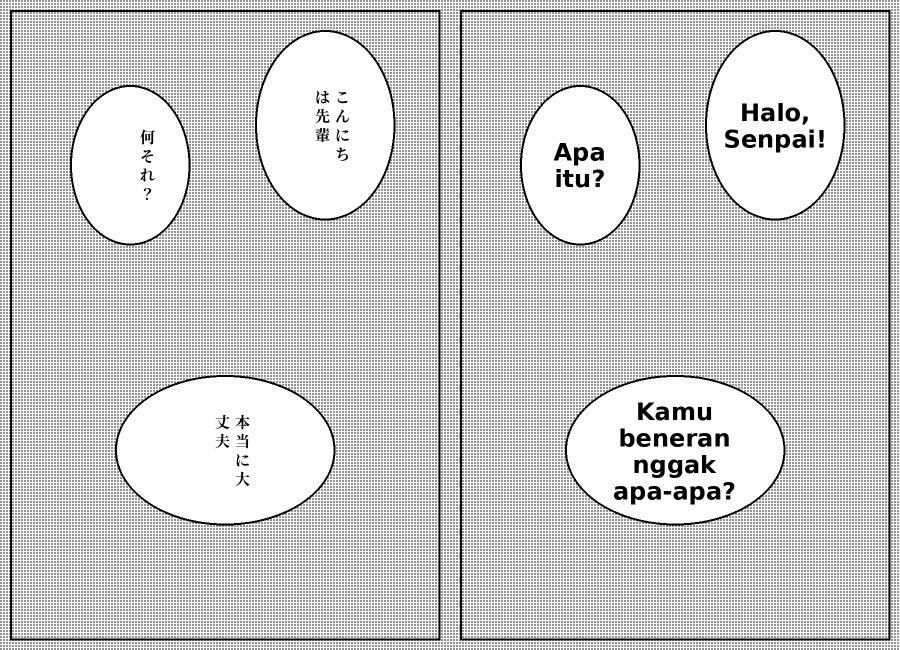
#> input picture assets/contoh_sebelum_sesudah.png, 1800 x 1300 px (shown at 1/2 size); its folder holds only this picture in this run
$ python -i detector.py   (imports and definitions only)
#> lines starting #> are read from the running program, lines starting #| are printed output that depends on the picture; after the words box and inside, x2 and y2 are one past the last pixel; in counts of white or black regions, pixels touching at a corner belong together
### core/sfx.py
"""Teks spesial / SFX besar (mis. "GET AWAY FROM HER!!" dengan huruf kuas tebal).

Huruf dialog biasa dideteksi di detector.py. Huruf SFX jauh lebih besar, sering miring,
saling menempel, dan menyentuh garis balon, jadi dicari dengan cara lain: goresan TEBAL
(garis gambar, rambut tipis, dan screentone hilang saat dibuka dengan kernel bulat),
lalu dikelompokkan menjadi kata/baris."""
from __future__ import annotations

import cv2
import numpy as np

from .models import TextBlock


def _ref(shape):
    H, W = shape[:2]
    return float(min(H, W * 1.45))


def _thick(gray, ref):
    dark = (gray < 100).astype(np.uint8)
    r = max(2, int(round(ref * 0.0028)))          # goresan > ~2r px
    k = cv2.getStructuringElement(cv2.MORPH_ELLIPSE, (2 * r + 1, 2 * r + 1))
    return dark, cv2.morphologyEx(dark, cv2.MORPH_OPEN, k), r


def _letters(gray, with_labels=False):
    H, W = gray.shape
    ref = _ref(gray.shape)
    dark, thick, r = _thick(gray, ref)
    n, lbl, st, _ = cv2.connectedComponentsWithStats(thick, connectivity=8)
    hmin, hmax = ref * 0.035, ref * 0.17
    light = gray > 185
    out = []
    for i in range(1, n):
        x, y, w, h, a = st[i]
        if not (hmin <= h <= hmax) or w > 2.6 * h or w < 0.15 * h:
            continue
        fill = a / float(w * h)
        if not (0.18 <= fill <= 0.8):
            continue
        p = max(3, int(h * 0.25))
        x0, y0, x1, y1 = max(0, x - p), max(0, y - p), min(W, x + w + p), min(H, y + h + p)
        comp = lbl[y0:y1, x0:x1] == i
        ring = ~cv2.dilate(comp.astype(np.uint8), np.ones((5, 5), np.uint8)).astype(bool)
        if not ring.any():
            continue
        lf = (light[y0:y1, x0:x1] & ring).sum() / ring.sum()
        if lf < 0.4:            # huruf SFX berada di latar terang (balon / garis tepi putih)
            continue
        out.append((int(x), int(y), int(w), int(h), i) if with_labels else (int(x), int(y), int(w), int(h)))
    if with_labels:
        return out, lbl, dark, r
    return out


def detect_sfx(img: np.ndarray, existing: list[TextBlock]) -> list[TextBlock]:
    from .detector import _clusters, _bbox
    gray = cv2.cvtColor(img, cv2.COLOR_BGR2GRAY)
    cands = _letters(gray)
    if len(cands) < 3:
        return []

    # [8 lines left out: function link, not called in this run]

    out = []
    for mem in _clusters(cands, link):
        if len(mem) < 4:
            continue
        hs = np.array([c[3] for c in mem], float)
        if hs.std() / hs.mean() > 0.35:
            continue
        x, y, w, h = _bbox(mem)
        # bentuk tulisan: huruf tidak terlalu ramping (helai rambut), tersusun dalam baris,
        # dan cukup mengisi area tulisannya
        if np.median([c[2] / c[3] for c in mem]) < 0.38:
            continue
        rows = _rows(mem)
        if max(len(r) for r in rows) < 3 or sum(len(r) for r in rows if len(r) >= 2) < 0.7 * len(mem):
            continue
        if sum(c[2] * c[3] for c in mem) < 0.25 * w * h:
            continue
        # bukan teks yang sudah terdeteksi
        if any(_overlap((x, y, w, h), (b.x, b.y, b.w, b.h)) > 0.3 for b in existing):
            continue
        med = float(np.median(hs))
        pad = int(med * 0.15)
        H, W = gray.shape
        x0, y0 = max(0, x - pad), max(0, y - pad)
        x1, y1 = min(W, x + w + pad), min(H, y + h + pad)
        out.append(TextBlock(x=x0, y=y0, w=x1 - x0, h=y1 - y0, kind="free", sfx=True,
                             text_rect=[int(x), int(y), int(w), int(h)], src_h=int(round(med)),
                             rotation=_tilt(mem)))
    return out


# [81 lines left out: functions _rows, _tilt, _overlap, sfx_mask, not called in this run]

### core/detector.py
"""Deteksi balon kata & area teks.

Dua mode:
- "bubble"  : OpenCV murni (tanpa model, cepat). Mencari area putih tertutup
              (balon) yang berisi piksel gelap (teks).
- "easyocr" : memakai detektor EasyOCR (lebih bagus untuk teks di luar balon),
              kotak-kotak yang berdekatan digabung jadi satu blok.
Hasil kedua mode bisa digabung (mode "hybrid").
"""
from __future__ import annotations

import os
import threading

import cv2
import numpy as np

from .models import TextBlock


_IMG_CACHE: dict = {}          # path -> (mtime, size, gambar); beberapa gambar terakhir saja
_IMG_CACHE_LOCK = threading.Lock()
IMG_CACHE_MB = 160             # diperkecil di mode hemat (core.perf)


# [42 lines left out: functions load_image, remember_image, not called in this run]


def clear_image_cache():
    with _IMG_CACHE_LOCK:
        _IMG_CACHE.clear()


# [9 lines left out: function save_image, not called in this run]


# ---------------------------------------------------------------- tulis di belakang layar
# Menyimpan PNG halaman penuh (±0,15–0,4 dtk) adalah bagian TERLAMA saat mengedit teks. Hasil render
# langsung ditampilkan dari memori, file-nya ditulis oleh thread terpisah. Edit beruntun pada halaman
# yang sama hanya menulis versi terakhir.
_W_COND = threading.Condition()
_PENDING: dict = {}            # path -> gambar yang menunggu ditulis
_BUSY = [None]                 # (path, gambar) yang sedang ditulis
_WRITER = [None]
ON_WRITTEN = None              # dipanggil (path, gambar) setelah file benar-benar tertulis


# [68 lines left out: functions pending_image, _writer_loop, save_image_later, flush_writes, _ref_size, not called in this run]


_CAND_LAST = [None, None]          # (gray, (kuat, lemah)) -- satu halaman terakhir


# [44 lines left out: functions _letter_candidates, _letter_candidates_both, not called in this run]


class DSU:
    def __init__(s, n): s.p = list(range(n))
    # [4 lines left out: function f, not called in this run]
    def u(s, a, b): s.p[s.f(a)] = s.f(b)


# [34 lines left out: functions _clusters, _bbox, not called in this run]


def _ov(a0, a1, b0, b1):
    return max(0, min(a1, b1) - max(a0, b0))


# [340 lines left out: functions _group_letters, _block_from_lines, _single_with_dots, _absorb_single, _extend_lines, _white_regions and 5 more, not called in this run]


def _region_of(g, lbl):
    votes = [r for r in (_line_region(lbl, l["rect"]) for l in g["line_list"]) if r]
    return max(set(votes), key=votes.count) if votes else 0


# [276 lines left out: functions _split_region, _ring_light, _grow_light, detect_bubbles, _add_block_from_group, _finish_blocks and 1 more, not called in this run]


# ---------------------------------------------------------------- EasyOCR detector

_easy_readers: dict = {}


# [130 lines left out: functions get_easyocr, detect_text_easyocr, _merge_close, _upscale_factor, _scale_block, detect and 2 more, not called in this run]

>>> import cv2
>>> picture = cv2.imread('../assets/contoh_sebelum_sesudah.png')
#> picture is the input picture: shape (1300, 1800, 3); min 0, max 255, mean 208.6
>>> result = detect(picture)
#> in detect, `k = _upscale_factor(img) if mode in ("bubble", "hybrid") else 1`: k = 1
#> in _letter_candidates_both, `dark = ((gray < 170) & (bg.astype(int) - gray > 55)).astype(np.uint8)`:
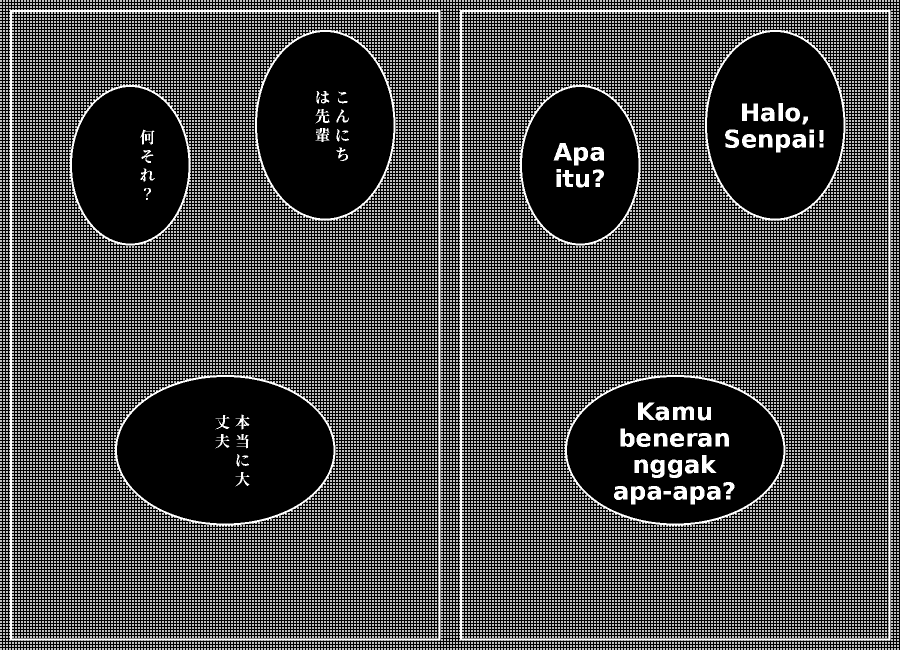
#> dark: shape (1300, 1800) (shown at 1/2 size); values 0 (black) and 1 (white), 29.4% white in thin lines or dots
#> in _letter_candidates_both, `n, lbl, stats, _ = cv2.connectedComponentsWithStats(dark, connectivity..`:
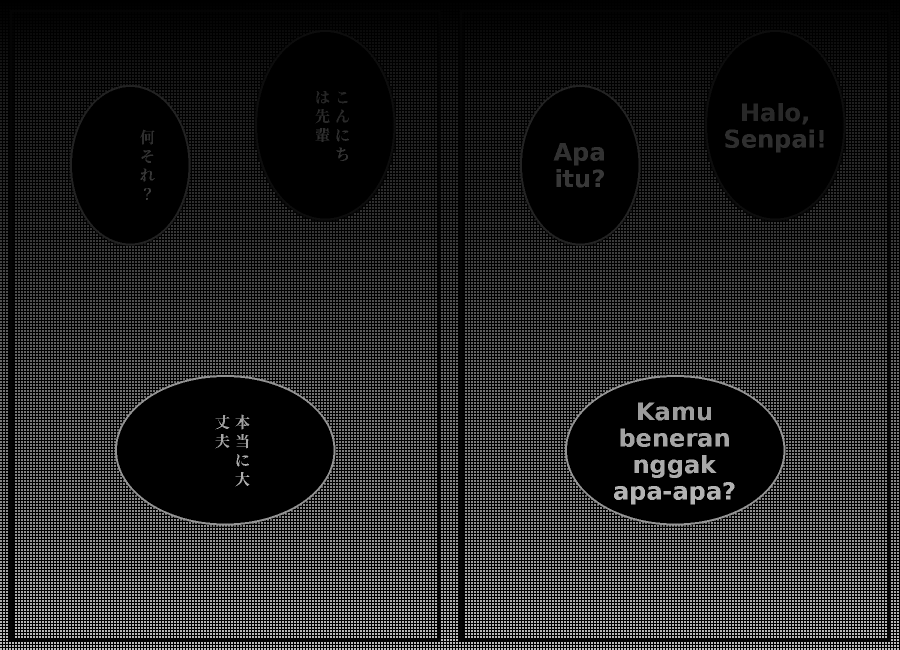
#> lbl: shape (1300, 1800) int32 (shown at 1/2 size); min 0, max 48770, mean 6524.1; drawn with min black and max white
#> in _letter_candidates_both, `n, lbl, stats, _ = cv2.connectedComponentsWithStats(dark, connectivity..`: n = 48771
#> in _letter_candidates_both, `light = gray > 190`: light: shape (1300, 1800) bool; 70.6% white; black in thin lines or dots
#> in _letter_candidates_both, `mid = (gray > 170) & (gray <= 190) | ((gray >= 60) & (gray <= 170) & (..`: mid: shape (1300, 1800) bool; 0.02% white in thin lines or dots, all inside (x1, y1, x2, y2) = (281, 183, 1647, 999)
#> the loop in _letter_candidates_both, `for i in range(1, n):` made 48770 passes
#> after the loop in _letter_candidates_both, `for i in range(1, n):`: out = 65 items, first 6: (633, 182, 7, 25), (642, 182, 17, 25), (677, 183, 16, 8), (676, 196, 19, 11), (1484, 207, 32, 35), (1522, 215, 27, 28); out_weak = 64 items, first 6: (633, 182, 7, 25), (642, 182, 17, 25), (677, 183, 16, 8), (676, 196, 19, 11), (1484, 207, 32, 35), (1522, 215, 27, 28)
#> in detect_bubbles, `strong = _letter_candidates(gray)`: strong has the same summary as out in _letter_candidates_both
#> in _group_letters, `cands = sorted(cands, key=lambda c: c[0])`: cands = 65 items, first 6: (280, 259, 29, 30), (281, 337, 29, 26), (283, 300, 24, 26), (288, 376, 14, 17), (290, 267, 11, 15), (431, 830, 28, 29)
#> after the loop in _group_letters, `for l in lines:`: keep = 16 items
#> in link_b, `(ax, ay, aw, ah), (bx, by, bw, bh) = a["rect"], b["rect"]`: ax = 1228; ay = 964; aw = 241; ah = 45; bx = 1241; by = 857; bw = 217; bh = 37
#> in link_b, `s = max(a["size"], b["size"])`: s = 28
#> in link_b, `gx = max(ax, bx) - min(ax + aw, bx + bw)`: gx = -217
#> in link_b, `gy = max(ay, by) - min(ay + ah, by + bh)`: gy = 70
#> in link_b, `smin = min(a["size"], b["size"])`: smin = 28
#> in link_b, `acx, bcx = ax + aw / 2, bx + bw / 2`: acx = 1348.5; bcx = 1349.5
#> the loop in _group_letters, `for mem in _clusters(keep, link_b, rect=lambda l: l["rect"]):` made 6 passes
#> the loop in _absorb_single, `for g in groups:` made 6 passes
#> the loop in _single_with_dots, `for c in cands:` made 65 passes
#> in _white_regions, `white = (gray > 185).astype(np.uint8) * 255`: white: shape (1300, 1800); 70.6% white; black in thin lines or dots
#> the loop in _white_regions, `for g in groups:` made 6 passes
#> after the loop in _white_regions, `for g in groups:`:
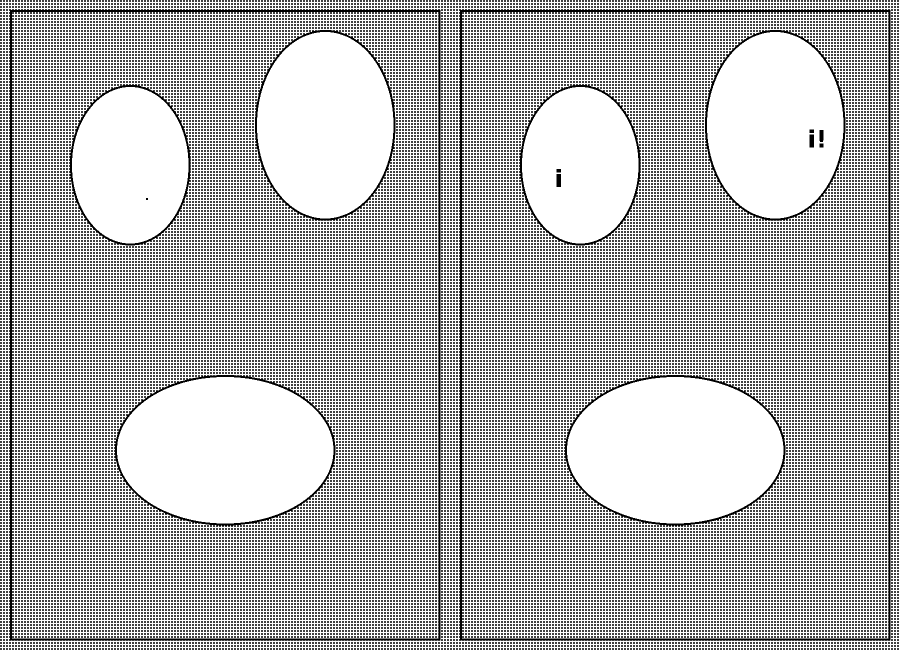
#> white: shape (1300, 1800) (shown at 1/2 size); 71.7% white; black in thin lines or dots
#> in _white_regions, `white = cv2.erode(white, np.ones((closek, closek), np.uint8))`: white: shape (1300, 1800); 19.5% white; 6 white regions, box (x1, y1, x2, y2) and area: (236, 756, 665, 1045) 96801, (1136, 756, 1565, 1045) 96801, (516, 66, 785, 435) 77457, (1416, 66, 1685, 435) 76472, (146, 176, 375, 485) 55101, (1046, 176, 1275, 485) 54645
#> in detect_bubbles, `_, lbl, stats, _ = _white_regions(gray, groups, closek)`: lbl: shape (1300, 1800) int32; 7 distinct labels, from 0 to 6
#> the loop in detect_bubbles, `for g in groups:` made 6 passes
#> the loop in detect_bubbles, `for g in split:` made 6 passes
#> pass 3, in _ring_light (call 3), `reg = gray[y0:y1, x0:x1] > 190`:
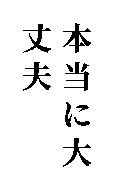
#> reg: shape (190, 114) bool; 93.5% white; 10 black regions, largest, box (x1, y1, x2, y2) and area: (63, 23, 91, 53) 274, (23, 62, 51, 91) 241, (23, 24, 51, 53) 235
#> the loop in detect_bubbles, `for g in good:` made 6 passes
#> the loop in detect_bubbles, `for r, gs in shared.items():` made 6 passes
#> the loop in detect_bubbles, `for g in good:` made 6 passes
#> pass 1, in _bubble_label, `white = cv2.copyMakeBorder(white, k, k, k, k, cv2.BORDER_CONSTANT, val..`:
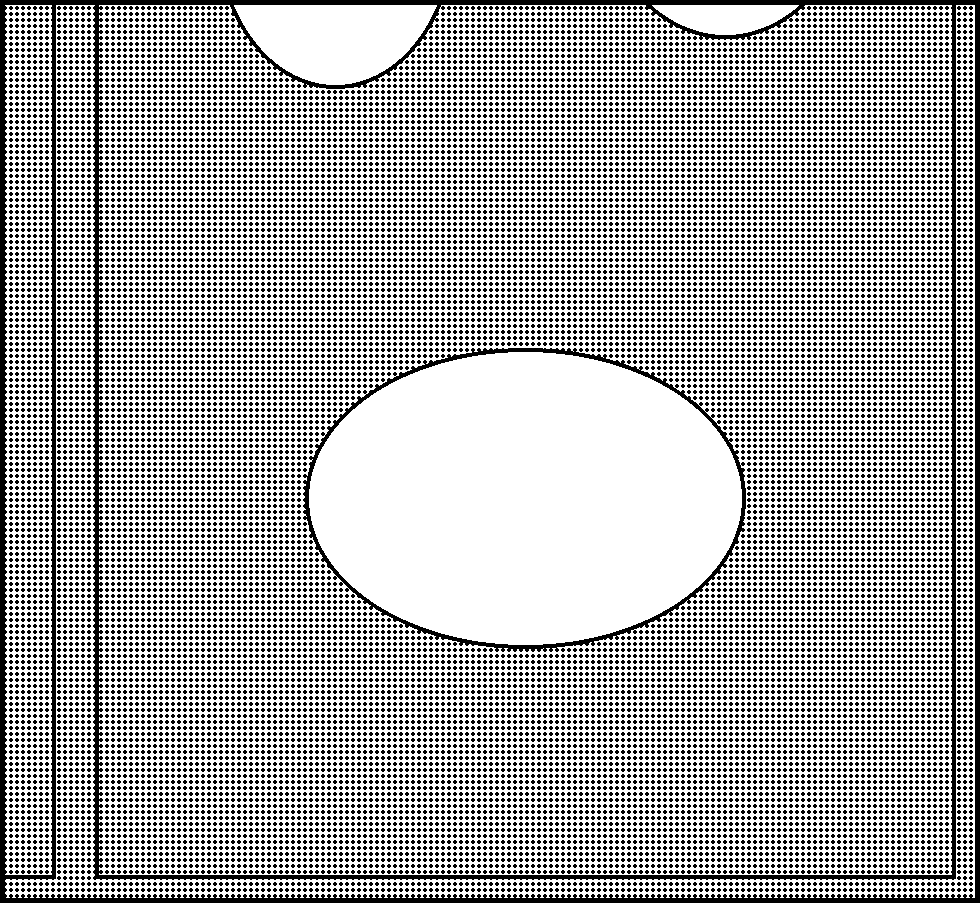
#> white: shape (903, 980); 68.1% white; black in thin lines or dots
#> pass 1, in _bubble_label, `n, lbl, st, _ = cv2.connectedComponentsWithStats(white, connectivity=4)`:
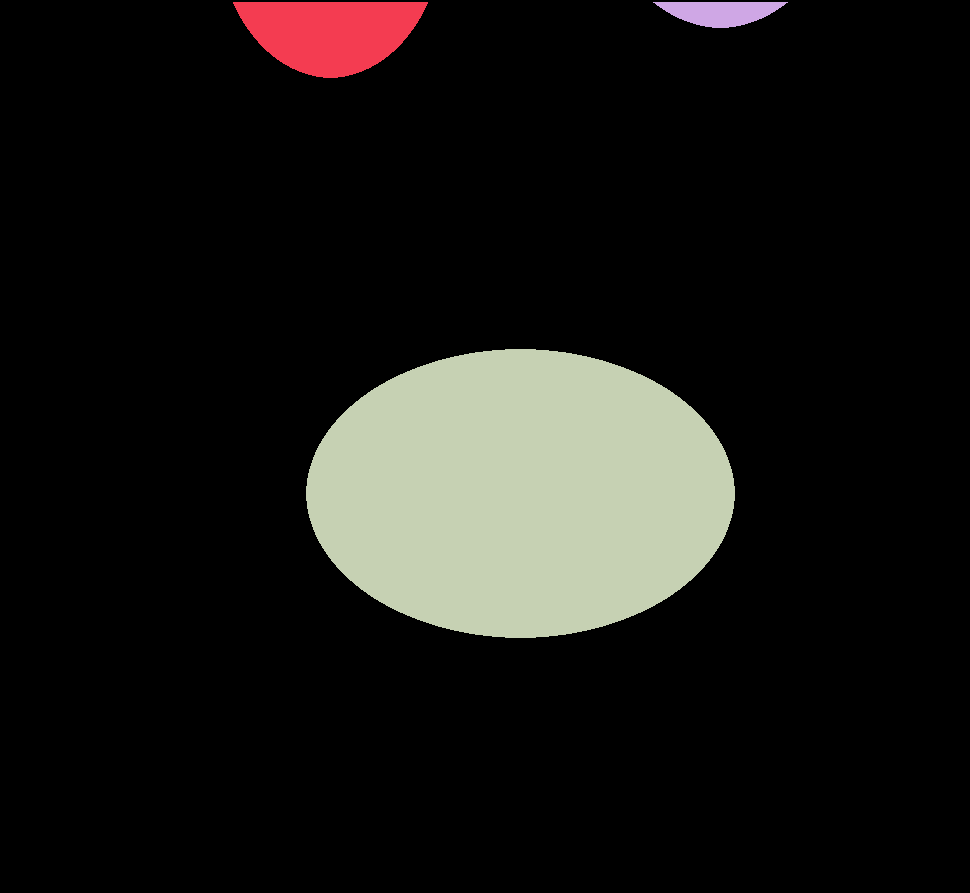
#> lbl: shape (893, 970) int32; 4 distinct labels, from 0 to 3; one colour per label, 0 black
#> in _thick, `dark = (gray < 100).astype(np.uint8)`: dark: shape (1300, 1800); values 0 (black) and 1 (white), 3.5% white; 89 white regions (4 under 20 px), largest, box (x1, y1, x2, y2) and area: (20, 20, 881, 1281) 16912, (920, 20, 1781, 1281) 16912, (230, 750, 671, 1051) 4520
#> in _letters, `dark, thick, r = _thick(gray, ref)`:
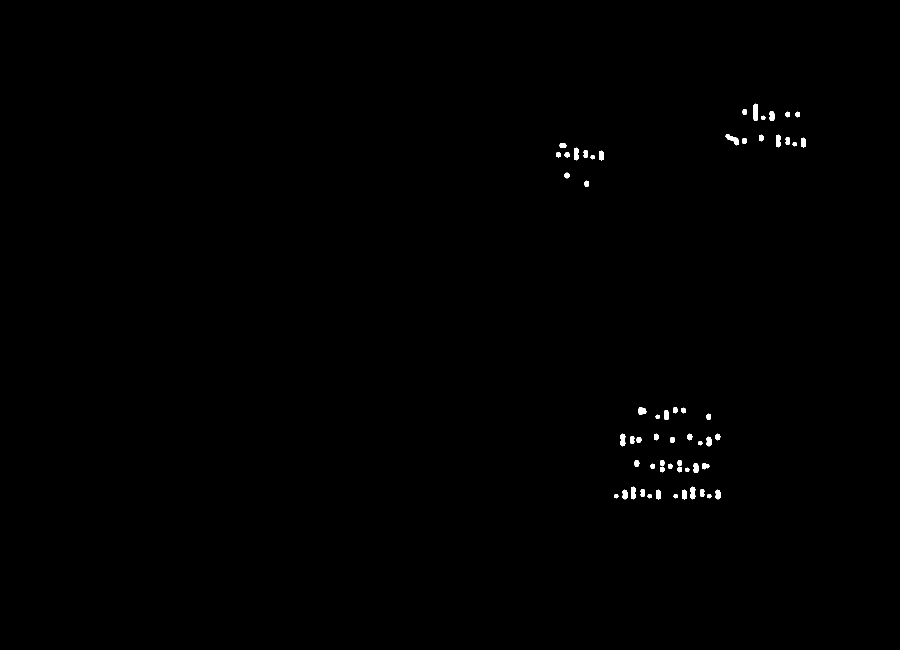
#> thick: shape (1300, 1800) (shown at 1/2 size); values 0 (black) and 1 (white), 0.3% white; 59 white regions, largest, box (x1, y1, x2, y2) and area: (1506, 207, 1516, 242) 297, (1451, 268, 1478, 291) 270, (1552, 269, 1562, 295) 208
#> in _letters, `n, lbl, st, _ = cv2.connectedComponentsWithStats(thick, connectivity=8)`: lbl: shape (1300, 1800) int32; 60 distinct labels, from 0 to 59
#> in _letters, `light = gray > 185`: light: shape (1300, 1800) bool; 70.6% white; black in thin lines or dots
#> the loop in sort_reading_order, `for b in blocks[1:]:` made 5 passes
#> the loop in sort_reading_order, `for r in rows:` made 2 passes
